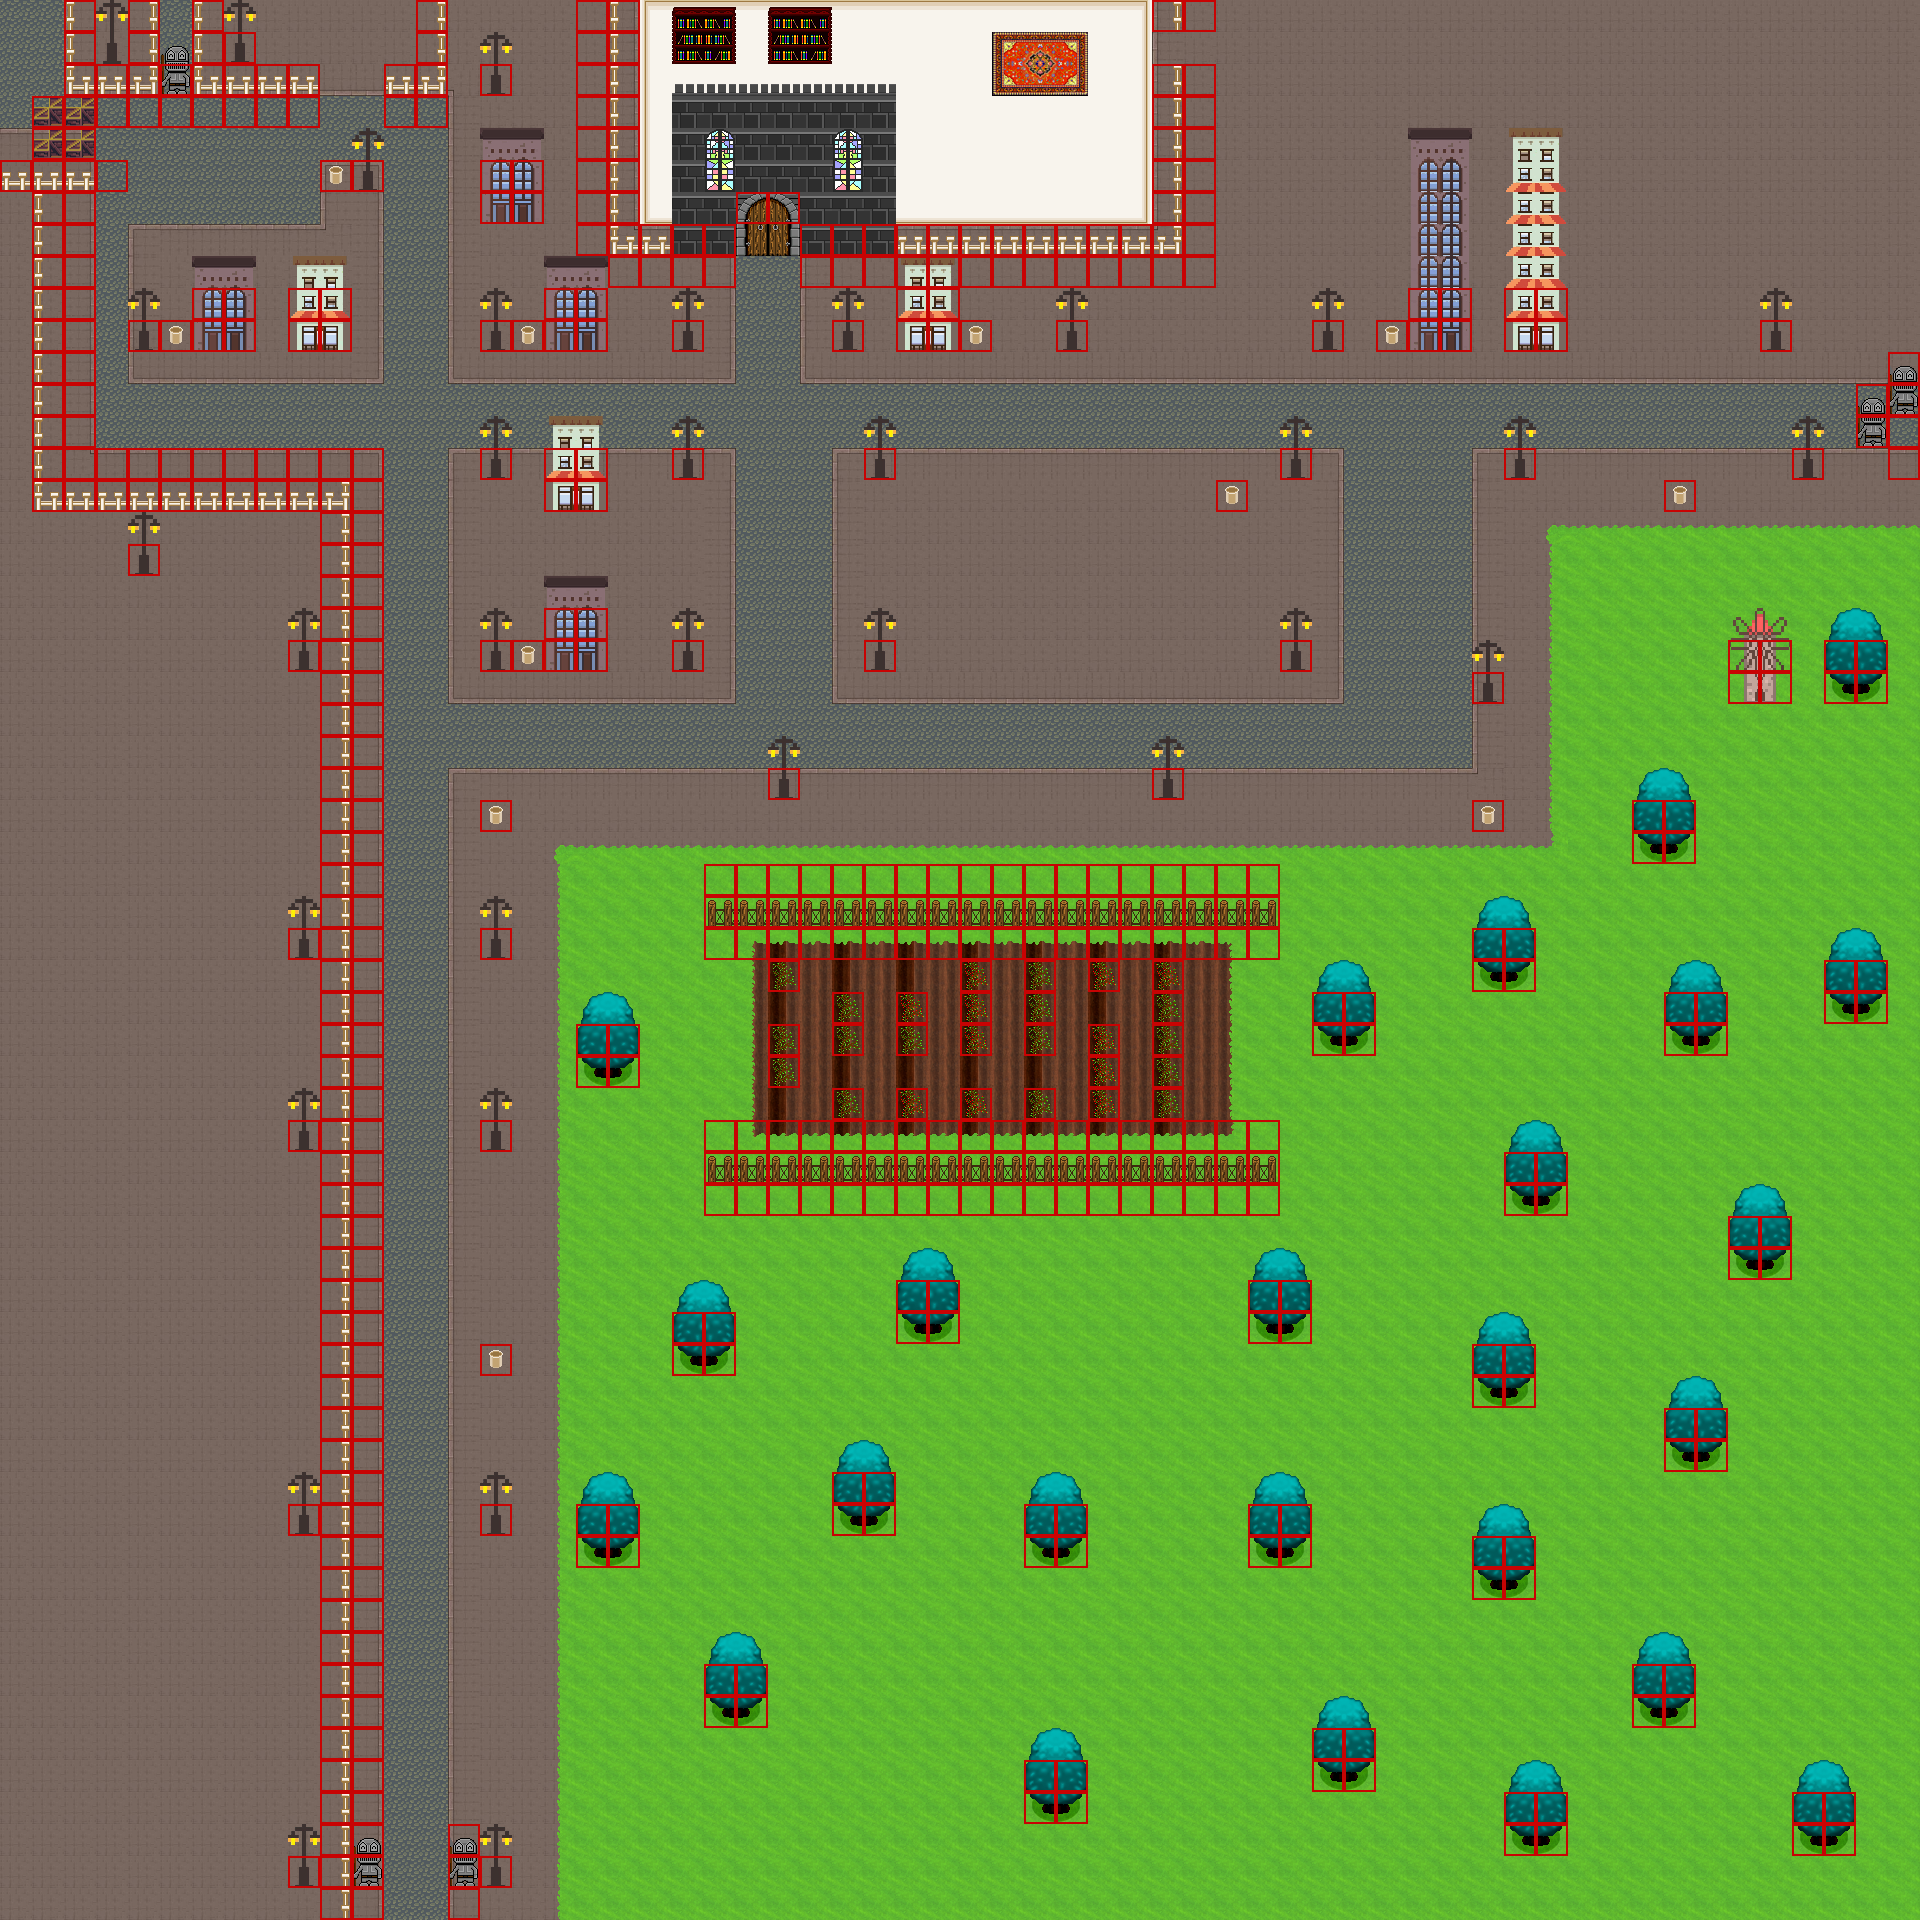

This game map was drawn from its Tiled (.tmx) file and the tilesets committed beside it. A one-line description and the trimmed map source follow:
An orthogonal 60x60 tile map with 32x32 px tiles, 3 tile layers (bottom, top, collision), 2 tilesets.

<map version="1.2" tiledversion="1.3.3" orientation="orthogonal" renderorder="right-down" width="60" height="60" tilewidth="32" tileheight="32" infinite="0" nextlayerid="8" nextobjectid="2">
 <tileset firstgid="1" source="map1.tsx" />
 <tileset firstgid="401" source="collision.tsx" />
 <layer id="1" name="bottom" width="60" height="60">
  <data>[3600 cells, 3600 non-empty, 34 distinct tile ids]</data>
 </layer>
 <layer id="2" name="top" width="60" height="60">
  <data>[3600 cells, 1122 non-empty, 69 distinct tile ids]</data>
 </layer>
 <layer id="7" name="collision" width="60" height="60">
  <data>[3600 cells, 551 non-empty, 1 distinct tile ids]</data>
 </layer>
</map>
